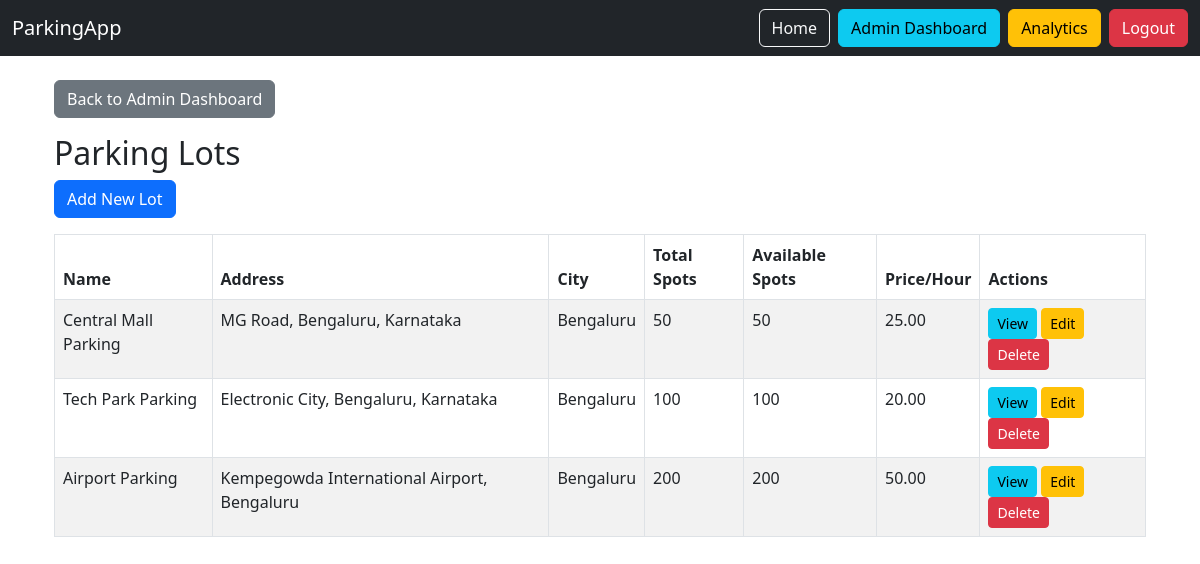
The app's page /admin/lots (signed in), older data.
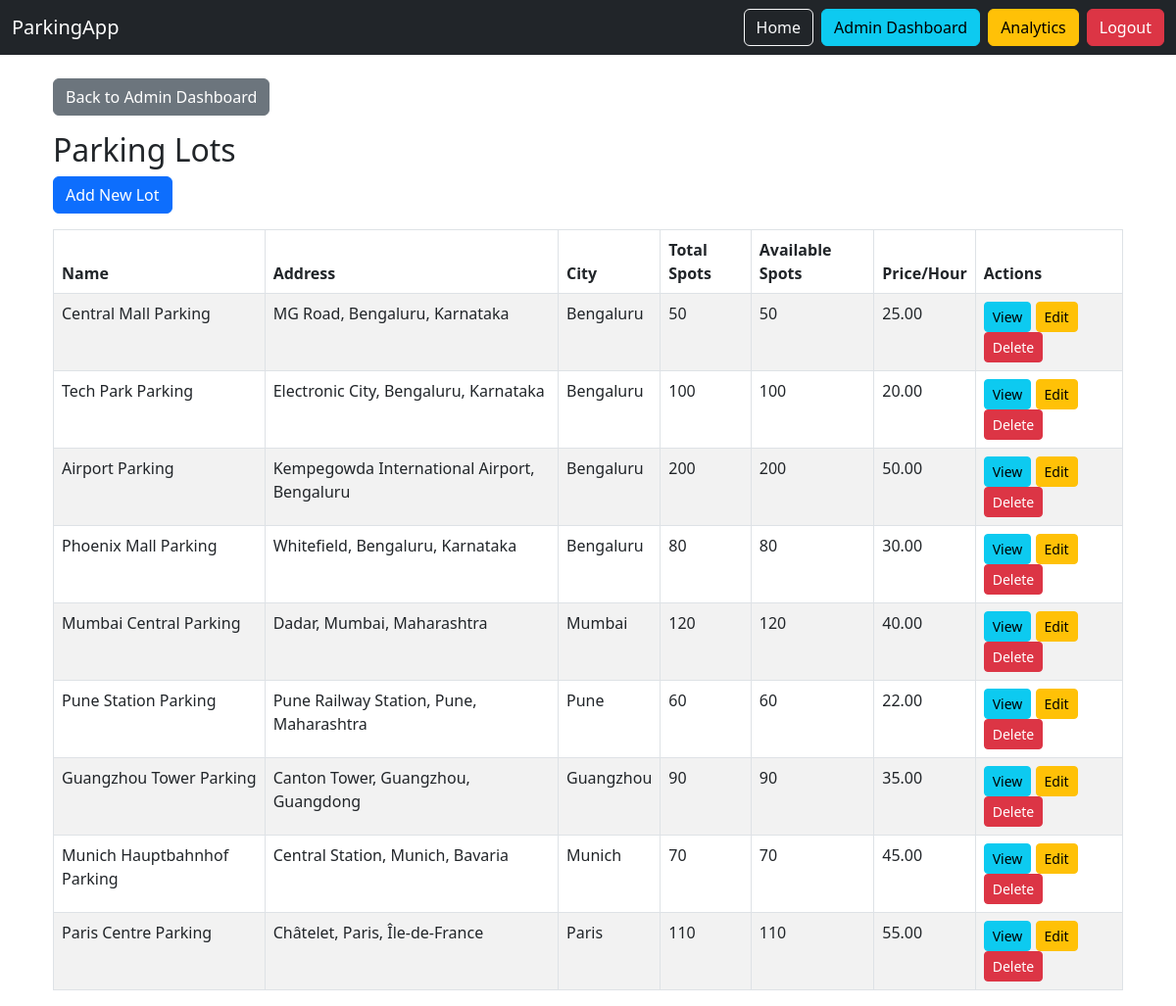
The same page, newer data.
### app/models/parking.py (models this page shows, shortened)
class ParkingLot(BaseModel):
    __tablename__ = "parking_lots"
    name = db.Column(db.String(200), nullable=False)
    address = db.Column(db.Text, nullable=False)
    city_id = db.Column(db.Integer, db.ForeignKey('cities.id'), nullable=False)
    total_spots = db.Column(db.Integer, nullable=False, default=0)
    available_spots = db.Column(db.Integer, nullable=False, default=0)
    price_per_hour = db.Column(db.Numeric(10, 2), nullable=False, default=Decimal('10.00'))
    status = db.Column(db.Enum(ParkingLotStatus), default=ParkingLotStatus.ACTIVE, nullable=False)
    city = db.relationship('City', back_populates='parking_lots')
    parking_spots = db.relationship('ParkingSpot', back_populates='parking_lot', cascade='all, delete-orphan')

### app/models/geography.py (models this page shows, shortened)
class City(BaseModel):
    __tablename__ = "cities"
    name = db.Column(db.String(100), nullable=False)
    state_id = db.Column(db.Integer, db.ForeignKey('states.id'), nullable=False)
    pin_code = db.Column(db.String(20), nullable=True)  # Optional pincode
    status = db.Column(db.Enum(GeographyStatus), default=GeographyStatus.ACTIVE, nullable=False)
    state = db.relationship('State', back_populates='cities')
    parking_lots = db.relationship('ParkingLot', back_populates='city', cascade='all, delete-orphan')  # Connection to parking system
    __table_args__ = (db.UniqueConstraint('name', 'state_id', name='unique_city_per_state'),)

### app/routes/admin.py (the view)
@admin_bp.route('/lots')
@require_permission(PermissionType.MANAGE_PARKING.value)
@refresh_db_session
def list_lots():
    lots = ParkingLot.query.all()
    return render_template('admin/parking/lots.html', lots=lots)

### app/routes/admin.py (called while the page is built)
def refresh_db_session(func):
    @wraps(func)
    def wrapper(*args, **kwargs):
        db.session.expire_all()  # clears SQLAlchemy cache
        return func(*args, **kwargs)
    return wrapper

### app/templates/admin/parking/lots.html
{% extends 'base.html' %}
{% block content %}
<div class="container mt-4">
  <a href="{{ url_for('admin.admin_dashboard') }}" class="btn btn-secondary mb-3">Back to Admin Dashboard</a>
  <h2>Parking Lots</h2>
  <a href="{{ url_for('admin.create_parking_lot') }}" class="btn btn-primary mb-3">Add New Lot</a>
  <table class="table table-bordered table-striped">
    <thead>
      <tr>
        <th>Name</th>
        <th>Address</th>
        <th>City</th>
        <th>Total Spots</th>
        <th>Available Spots</th>
        <th>Price/Hour</th>
        <th>Actions</th>
      </tr>
    </thead>
    <tbody>
      {% for lot in lots %}
      <tr>
        <td>{{ lot.name }}</td>
        <td>{{ lot.address }}</td>
        <td>{{ lot.city.name if lot.city else '' }}</td>
        <td>{{ lot.total_spots }}</td>
        <td>{{ lot.available_spots }}</td>
        <td>{{ lot.price_per_hour }}</td>
        <td>
          <a href="{{ url_for('admin.view_parking_lot_details', lot_id=lot.id) }}" class="btn btn-info btn-sm">View</a>
          <a href="{{ url_for('admin.edit_parking_lot', lot_id=lot.id) }}" class="btn btn-warning btn-sm">Edit</a>
          <form action="{{ url_for('admin.delete_parking_lot', lot_id=lot.id) }}" method="post" style="display:inline;">
            <button type="submit" class="btn btn-danger btn-sm">Delete</button>
          </form>
        </td>
      </tr>
      {% endfor %}
    </tbody>
  </table>
</div>
{% endblock %}

Row changes from the older to the newer data that the page shows:
added ParkingLot: name "Phoenix Mall Parking", address "Whitefield, Bengaluru, Karnataka", city "Bengaluru", total_spots "80", available_spots "80", price_per_hour "30.00"
added ParkingLot: name "Mumbai Central Parking", address "Dadar, Mumbai, Maharashtra", city "Mumbai", total_spots "120", available_spots "120", price_per_hour "40.00"
added ParkingLot: name "Pune Station Parking", address "Pune Railway Station, Pune, Maharashtra", city "Pune", total_spots "60", available_spots "60", price_per_hour "22.00"
added ParkingLot: name "Guangzhou Tower Parking", address "Canton Tower, Guangzhou, Guangdong", city "Guangzhou", total_spots "90", available_spots "90", price_per_hour "35.00"
added ParkingLot: name "Munich Hauptbahnhof Parking", address "Central Station, Munich, Bavaria", city "Munich", total_spots "70", available_spots "70", price_per_hour "45.00"
added ParkingLot: name "Paris Centre Parking", address "Châtelet, Paris, Île-de-France", city "Paris", total_spots "110", available_spots "110", price_per_hour "55.00"
